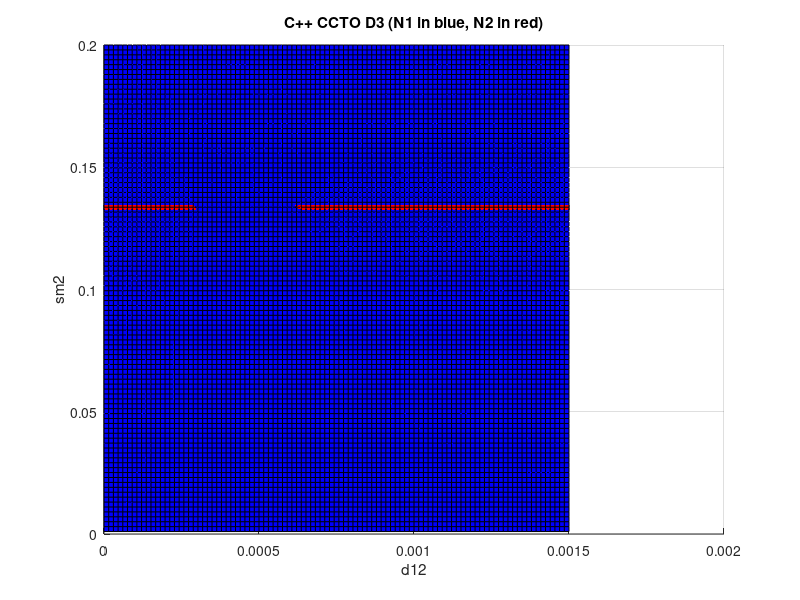

Recreate this plot in MATLAB.
function plot_cpp_cctoD3()    
    d12 = linspace(0, 0.0015, 100);
    sm2 = linspace(0.001, 0.2, 100);
    
    N1_ans = dlmread('c++_cctoD3_N1.txt');
    N2_ans = dlmread('c++_cctoD3_N2.txt');    

    
    figure;
    hold on;
    grid on;
    surf(d12, sm2, N1_ans, 'FaceColor', [0 0 1]);
    surf(d12, sm2, N2_ans, 'FaceColor', [1 0 0]);
    title('C++ CCTO D3 (N1 in blue, N2 in red)');
    xlabel('d12');
    ylabel('sm2');

    
    saveas(gcf, 'fig_cpp_cctoD3.jpg');

    
    
end
